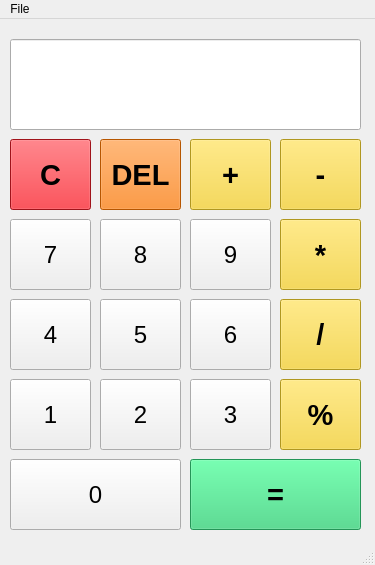
<?xml version="1.0" encoding="UTF-8"?>
<ui version="4.0">
 <class>MainWindow</class>
 <widget class="QMainWindow" name="MainWindow">
  <property name="geometry">
   <rect>
    <x>0</x>
    <y>0</y>
    <width>375</width>
    <height>565</height>
   </rect>
  </property>
  <property name="windowTitle">
   <string>MainWindow</string>
  </property>
  <widget class="QWidget" name="centralwidget">
   <widget class="QLineEdit" name="lineEdit">
    <property name="geometry">
     <rect>
      <x>10</x>
      <y>20</y>
      <width>351</width>
      <height>91</height>
     </rect>
    </property>
    <property name="font">
     <font>
      <pointsize>32</pointsize>
     </font>
    </property>
   </widget>
   <widget class="QPushButton" name="pushButton_Clear">
    <property name="geometry">
     <rect>
      <x>10</x>
      <y>120</y>
      <width>81</width>
      <height>71</height>
     </rect>
    </property>
    <property name="font">
     <font>
      <pointsize>22</pointsize>
      <weight>75</weight>
      <bold>true</bold>
     </font>
    </property>
    <property name="styleSheet">
     <string notr="true">background-color: rgb(224, 27, 36);</string>
    </property>
    <property name="text">
     <string>C</string>
    </property>
   </widget>
   <widget class="QPushButton" name="pushButton_br7">
    <property name="geometry">
     <rect>
      <x>10</x>
      <y>200</y>
      <width>81</width>
      <height>71</height>
     </rect>
    </property>
    <property name="font">
     <font>
      <pointsize>18</pointsize>
     </font>
    </property>
    <property name="text">
     <string>7</string>
    </property>
   </widget>
   <widget class="QPushButton" name="pushButton_ADD">
    <property name="geometry">
     <rect>
      <x>190</x>
      <y>120</y>
      <width>81</width>
      <height>71</height>
     </rect>
    </property>
    <property name="font">
     <font>
      <pointsize>22</pointsize>
      <weight>75</weight>
      <bold>true</bold>
     </font>
    </property>
    <property name="styleSheet">
     <string notr="true">background-color: rgb(246, 211, 45);</string>
    </property>
    <property name="text">
     <string>+</string>
    </property>
   </widget>
   <widget class="QPushButton" name="pushButton_Del">
    <property name="geometry">
     <rect>
      <x>100</x>
      <y>120</y>
      <width>81</width>
      <height>71</height>
     </rect>
    </property>
    <property name="font">
     <font>
      <pointsize>22</pointsize>
      <weight>75</weight>
      <bold>true</bold>
     </font>
    </property>
    <property name="styleSheet">
     <string notr="true">background-color: rgb(255, 120, 0);</string>
    </property>
    <property name="text">
     <string>DEL</string>
    </property>
   </widget>
   <widget class="QPushButton" name="pushButton_MUL">
    <property name="geometry">
     <rect>
      <x>280</x>
      <y>200</y>
      <width>81</width>
      <height>71</height>
     </rect>
    </property>
    <property name="font">
     <font>
      <pointsize>22</pointsize>
      <weight>75</weight>
      <bold>true</bold>
     </font>
    </property>
    <property name="styleSheet">
     <string notr="true">background-color: rgb(246, 211, 45);</string>
    </property>
    <property name="text">
     <string>*</string>
    </property>
   </widget>
   <widget class="QPushButton" name="pushButton_br9">
    <property name="geometry">
     <rect>
      <x>190</x>
      <y>200</y>
      <width>81</width>
      <height>71</height>
     </rect>
    </property>
    <property name="font">
     <font>
      <pointsize>18</pointsize>
     </font>
    </property>
    <property name="text">
     <string>9</string>
    </property>
   </widget>
   <widget class="QPushButton" name="pushButton_br5">
    <property name="geometry">
     <rect>
      <x>100</x>
      <y>280</y>
      <width>81</width>
      <height>71</height>
     </rect>
    </property>
    <property name="font">
     <font>
      <pointsize>18</pointsize>
     </font>
    </property>
    <property name="text">
     <string>5</string>
    </property>
   </widget>
   <widget class="QPushButton" name="pushButton_br4">
    <property name="geometry">
     <rect>
      <x>10</x>
      <y>280</y>
      <width>81</width>
      <height>71</height>
     </rect>
    </property>
    <property name="font">
     <font>
      <pointsize>18</pointsize>
     </font>
    </property>
    <property name="text">
     <string>4</string>
    </property>
   </widget>
   <widget class="QPushButton" name="pushButton_br8">
    <property name="geometry">
     <rect>
      <x>100</x>
      <y>200</y>
      <width>81</width>
      <height>71</height>
     </rect>
    </property>
    <property name="font">
     <font>
      <pointsize>18</pointsize>
     </font>
    </property>
    <property name="text">
     <string>8</string>
    </property>
   </widget>
   <widget class="QPushButton" name="pushButton_br2">
    <property name="geometry">
     <rect>
      <x>100</x>
      <y>360</y>
      <width>81</width>
      <height>71</height>
     </rect>
    </property>
    <property name="font">
     <font>
      <pointsize>18</pointsize>
     </font>
    </property>
    <property name="text">
     <string>2</string>
    </property>
   </widget>
   <widget class="QPushButton" name="pushButton_br0">
    <property name="geometry">
     <rect>
      <x>10</x>
      <y>440</y>
      <width>171</width>
      <height>71</height>
     </rect>
    </property>
    <property name="font">
     <font>
      <pointsize>18</pointsize>
     </font>
    </property>
    <property name="text">
     <string>0</string>
    </property>
   </widget>
   <widget class="QPushButton" name="pushButton_br6">
    <property name="geometry">
     <rect>
      <x>190</x>
      <y>280</y>
      <width>81</width>
      <height>71</height>
     </rect>
    </property>
    <property name="font">
     <font>
      <pointsize>18</pointsize>
     </font>
    </property>
    <property name="text">
     <string>6</string>
    </property>
   </widget>
   <widget class="QPushButton" name="pushButton_MOD">
    <property name="geometry">
     <rect>
      <x>280</x>
      <y>360</y>
      <width>81</width>
      <height>71</height>
     </rect>
    </property>
    <property name="font">
     <font>
      <pointsize>22</pointsize>
      <weight>75</weight>
      <bold>true</bold>
     </font>
    </property>
    <property name="styleSheet">
     <string notr="true">background-color: rgb(246, 211, 45);</string>
    </property>
    <property name="text">
     <string>%</string>
    </property>
   </widget>
   <widget class="QPushButton" name="pushButton_br3">
    <property name="geometry">
     <rect>
      <x>190</x>
      <y>360</y>
      <width>81</width>
      <height>71</height>
     </rect>
    </property>
    <property name="font">
     <font>
      <pointsize>18</pointsize>
     </font>
    </property>
    <property name="text">
     <string>3</string>
    </property>
   </widget>
   <widget class="QPushButton" name="pushButton_DIV">
    <property name="geometry">
     <rect>
      <x>280</x>
      <y>280</y>
      <width>81</width>
      <height>71</height>
     </rect>
    </property>
    <property name="font">
     <font>
      <pointsize>22</pointsize>
      <weight>75</weight>
      <bold>true</bold>
     </font>
    </property>
    <property name="styleSheet">
     <string notr="true">background-color: rgb(246, 211, 45);</string>
    </property>
    <property name="text">
     <string>/</string>
    </property>
   </widget>
   <widget class="QPushButton" name="pushButton_br1">
    <property name="geometry">
     <rect>
      <x>10</x>
      <y>360</y>
      <width>81</width>
      <height>71</height>
     </rect>
    </property>
    <property name="font">
     <font>
      <pointsize>18</pointsize>
     </font>
    </property>
    <property name="text">
     <string>1</string>
    </property>
   </widget>
   <widget class="QPushButton" name="pushButton_EQ">
    <property name="geometry">
     <rect>
      <x>190</x>
      <y>440</y>
      <width>171</width>
      <height>71</height>
     </rect>
    </property>
    <property name="font">
     <font>
      <pointsize>22</pointsize>
      <weight>75</weight>
      <bold>true</bold>
     </font>
    </property>
    <property name="styleSheet">
     <string notr="true">background-color: rgb(51, 209, 122);</string>
    </property>
    <property name="text">
     <string>=</string>
    </property>
   </widget>
   <widget class="QPushButton" name="pushButton">
    <property name="geometry">
     <rect>
      <x>280</x>
      <y>120</y>
      <width>81</width>
      <height>71</height>
     </rect>
    </property>
    <property name="font">
     <font>
      <pointsize>22</pointsize>
      <weight>75</weight>
      <bold>true</bold>
     </font>
    </property>
    <property name="styleSheet">
     <string notr="true">background-color: rgb(246, 211, 45);</string>
    </property>
    <property name="text">
     <string>-</string>
    </property>
   </widget>
  </widget>
  <widget class="QMenuBar" name="menubar">
   <property name="geometry">
    <rect>
     <x>0</x>
     <y>0</y>
     <width>375</width>
     <height>22</height>
    </rect>
   </property>
   <widget class="QMenu" name="menuFile">
    <property name="title">
     <string>File</string>
    </property>
    <addaction name="actionClose"/>
   </widget>
   <addaction name="menuFile"/>
  </widget>
  <widget class="QStatusBar" name="statusbar"/>
  <action name="actionClose">
   <property name="text">
    <string>Close</string>
   </property>
  </action>
 </widget>
 <resources/>
 <connections>
  <connection>
   <sender>actionClose</sender>
   <signal>triggered()</signal>
   <receiver>MainWindow</receiver>
   <slot>close()</slot>
   <hints>
    <hint type="sourcelabel">
     <x>-1</x>
     <y>-1</y>
    </hint>
    <hint type="destinationlabel">
     <x>399</x>
     <y>299</y>
    </hint>
   </hints>
  </connection>
 </connections>
</ui>
